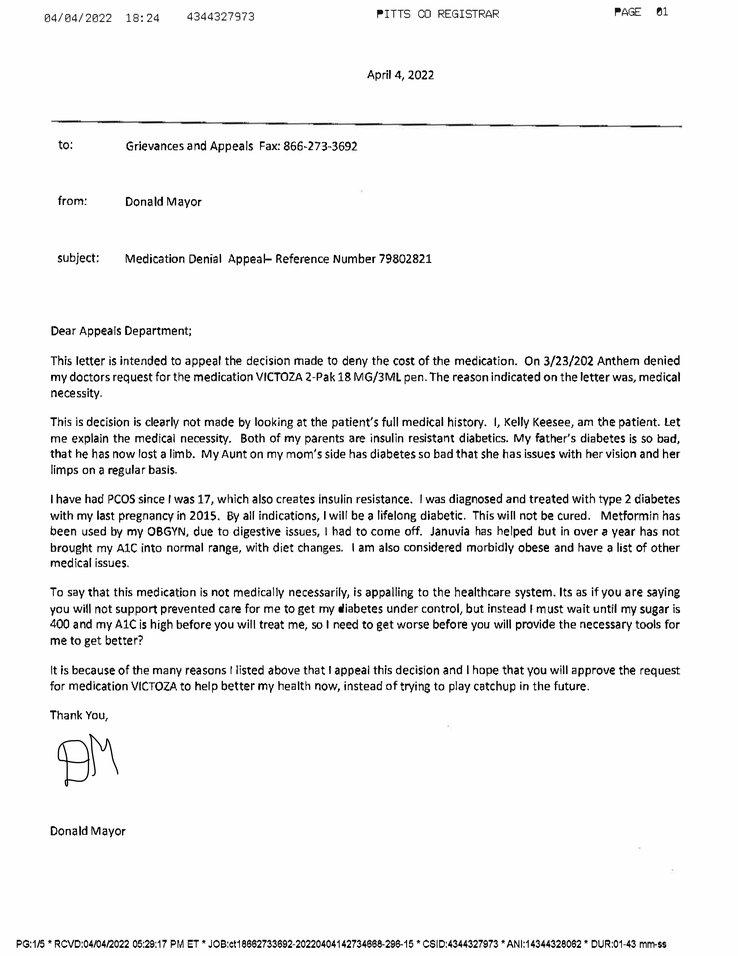
#> input picture backend/uploads/210081a1-6e19-4462-b893-03f9d442e9a9/temp_table_extraction/page_0001.png, 738 x 956 px, shrunk from 2548 x 3298 before the run
$ python -i region_detector.py   (imports and definitions only)
#> lines starting #> are read from the running program, lines starting #| are printed output that depends on the picture; after the words box and inside, x2 and y2 are one past the last pixel; in counts of white or black regions, pixels touching at a corner belong together
import cv2
import numpy as np
from typing import List, Dict, Tuple
import logging

logger = logging.getLogger(__name__)

class RegionDetector:
    """
    Detects and segments text regions in documents.
    Processes each region separately for better OCR accuracy.
    """

    def __init__(self):
        self.min_region_area = 1000  # Minimum area for a valid region
        self.dilation_kernel_size = (30, 30)  # For connecting nearby text

    def detect_text_regions(self, image_path: str) -> List[Dict[str, any]]:
        """
        Detect individual text regions in the image.

        Args:
            image_path: Path to image file

        Returns:
            List of region dictionaries with coordinates and metadata
        """
        try:
            # Read image
            image = cv2.imread(image_path)
#> image is the input picture: shape (956, 738, 3); min 0, max 255, mean 242
            if image is None:
                raise ValueError(f"Cannot read image: {image_path}")

            gray = cv2.cvtColor(image, cv2.COLOR_BGR2GRAY)

            # Apply preprocessing
            processed = self._preprocess_for_region_detection(gray)

            # Find contours (text regions)
            contours, _ = cv2.findContours(
                processed,
                cv2.RETR_EXTERNAL,
                cv2.CHAIN_APPROX_SIMPLE
            )

            # Extract and sort regions
            regions = self._extract_regions(contours, image.shape)

            logger.info(f"Detected {len(regions)} text regions")

            return regions

        except Exception as e:
            logger.error(f"Region detection failed: {str(e)}")
            return []

    def _preprocess_for_region_detection(self, gray_image: np.ndarray) -> np.ndarray:
        """Preprocess image for better region detection"""

        # Apply bilateral filter to reduce noise while keeping edges
        blurred = cv2.bilateralFilter(gray_image, 9, 75, 75)

        # Apply adaptive thresholding
        thresh = cv2.adaptiveThreshold(
            blurred,
            255,
            cv2.ADAPTIVE_THRESH_GAUSSIAN_C,
            cv2.THRESH_BINARY_INV,
            11,
            2
        )
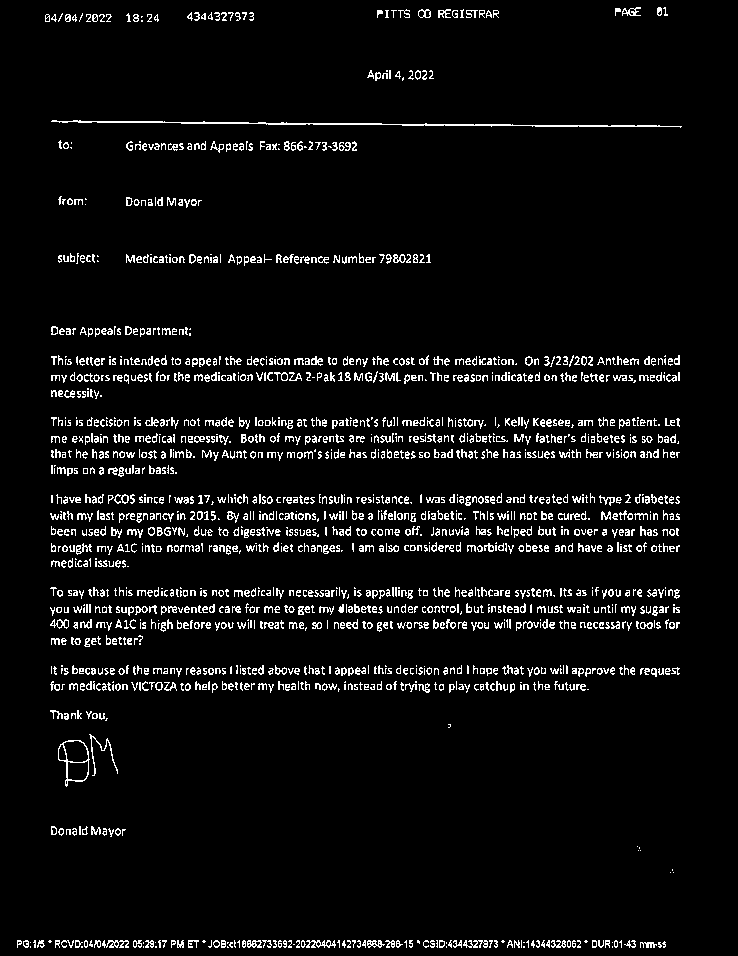
#> thresh: shape (956, 738); 5.4% white in thin lines or dots, all inside (x1, y1, x2, y2) = (17, 7, 682, 948)

        # Dilate to connect nearby text
        kernel = cv2.getStructuringElement(cv2.MORPH_RECT, self.dilation_kernel_size)
        dilated = cv2.dilate(thresh, kernel, iterations=2)
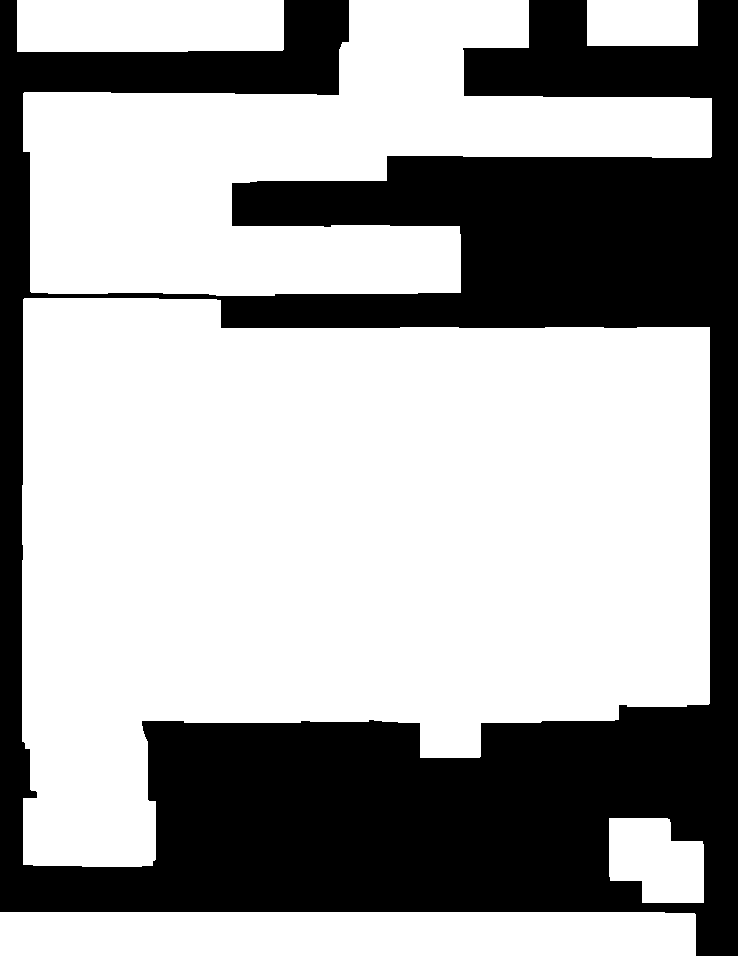
#> dilated: shape (956, 738); 64.7% white; 1 black region
#> in detect_text_regions, `contours, _ = cv2.findContours( processed, cv2.RETR_EXTERNAL, cv2.CHAI..`: contours = 6 contours; box (x1, y1, x2, y2) and area: (22, 298, 710, 867) 294568, (23, 0, 712, 296) 103170, (0, 912, 696, 956) 29854, (17, 0, 284, 52) 13470, (609, 818, 704, 903) 6401, (587, 0, 698, 46) 4950

        return dilated

    def _extract_regions(
        self,
        contours: list,
        image_shape: Tuple[int, int, int]
    ) -> List[Dict[str, any]]:
        """Extract valid regions from contours"""
#> called with image_shape = (956, 738, 3)
        regions = []
        height, width = image_shape[:2]

        for idx, contour in enumerate(contours):
            area = cv2.contourArea(contour)

            # Filter small regions
            if area < self.min_region_area:
                continue

            x, y, w, h = cv2.boundingRect(contour)

            # Add padding
            padding = 10
            x = max(0, x - padding)
            y = max(0, y - padding)
            w = min(width - x, w + 2 * padding)
            h = min(height - y, h + 2 * padding)

            # Calculate region properties
            aspect_ratio = w / h if h > 0 else 0

            regions.append({
                'id': idx,
                'x': x,
                'y': y,
                'width': w,
                'height': h,
                'area': area,
                'aspect_ratio': aspect_ratio,
                'center_x': x + w // 2,
                'center_y': y + h // 2
            })
#> this loop made 6 passes
#> (area, x, y, w, h, aspect_ratio) on passes 1, 2, 3, 5, 6: (29854, 0, 902, 716, 54, 13.26), (6401, 599, 808, 115, 105, 1.1), (294568, 12, 288, 708, 589, 1.2), (103170.5, 13, 0, 709, 316, 2.24), (13470, 7, 0, 287, 72, 3.99)
#> (contour, area, x, y, w, h, aspect_ratio) on pass 4: ([[587, 0], [587, 45], [697, 45], [697, 0]], 4950, 577, 0, 131, 66, 1.98)
#> after the loop, regions = 6 items

        # Sort regions top-to-bottom, left-to-right
        regions = sorted(regions, key=lambda r: (r['y'], r['x']))

        return regions

    # [58 lines left out: functions extract_region_image, detect_form_fields, not called in this run]

>>> result = RegionDetector().detect_text_regions('../../uploads/210081a1-6e19-4462-b893-03f9d442e9a9/temp_table_extraction/page_0001.png')
#> result = 6 items
